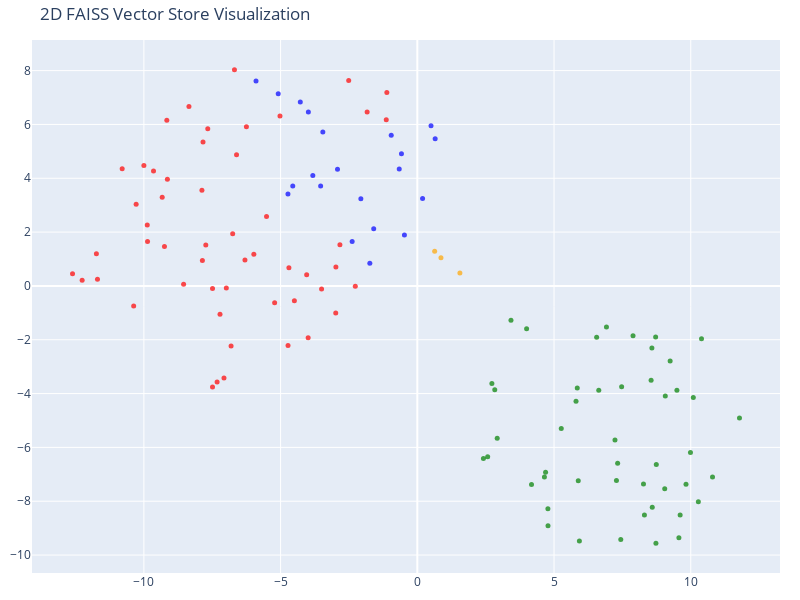

Notebook cell for this chart:
### Code cell
tsne = TSNE(n_components=2, random_state=42)
reduced_vectors = tsne.fit_transform(vectors)

fig = go.Figure(data = [go.Scatter(
    x = reduced_vectors[:,0],
    y = reduced_vectors[:,1],
    mode = 'markers',
    marker = dict(size = 5, color = colors, opacity = 0.7),
    text=[f"Type: {t}<br>Text: {d[:100]}..." for t, d in zip(doc_types, documents)],
    hoverinfo='text'
)
]
)

fig.update_layout(
    title='2D FAISS Vector Store Visualization',
    scene=dict(xaxis_title='x',yaxis_title='y'),
    width=800,
    height=600,
    margin=dict(r=20, b=10, l=10, t=40)
)

fig.show()

### Figure 1 — Plotly figure (JSON) as saved in the notebook; plotly's stock layout.template omitted (floating-point values rounded to 4 significant figures)
{"data": [{"hoverinfo": "text", "marker": {"color": ["orange", "orange", "orange", "red", "red", "red", "red", "red", "red", "red", "red", "red", "red", "red", "red", "red", "red", "red", "red", "red", "red", "red", "red", "red", "red", "red", "red", "red", "red", "red", "red", "red", "red", "red", "red", "red", "red", "red", "red", "red", "red", "red", "red", "red", "red", "red", "red", "red", "red", "red", "red", "red", "red", "red", "red", "green", "green", "green", "green", "green", "green", "green", "green", "green", "green", "green", "green", "green", "green", "green", "green", "green", "green", "green", "green", "green", "green", "green", "green", "green", "green", "green", "green", "green", "green", "green", "green", "green", "green", "green", "green", "green", "green", "green", "green", "green", "green", "green", "green", "green", "green", "green", "blue", "blue", "blue", "blue", "blue", "blue", "blue", "blue", "blue", "blue", "blue", "blue", "blue", "blue", "blue", "blue", "blue", "blue", "blue", "blue", "blue"], "opacity": 0.7, "size": 5}, "mode": "markers", "text": ["Type: company<br>Text: # About Insurellm\n\nInsurellm was founded by Avery Lancaster in 2015 as an insurance tech startup des...", "Type: company<br>Text: # Careers at Insurellm\n\nInsurellm is hiring! We are looking for talented software engineers, data sc...", "Type: company<br>Text: # Overview of Insurellm\n\nInsurellm is an innovative insurance tech firm with 200 employees across th...", "Type: contracts<br>Text: # Contract with Apex Reinsurance for Rellm: AI-Powered Enterprise Reinsurance Solution\n\n## Terms\n\n1....", "Type: contracts<br>Text: ## Renewal\n\n1. **Automatic Renewal**: This Agreement will automatically renew for successive one-yea...", "Type: contracts<br>Text: 2. **Seamless Integrations**: The architecture of Rellm allows for easy integration with existing sy...", "Type: contracts<br>Text: 1. **Technical Support**: Provider shall offer dedicated technical support to the Client via phone, ...", "Type: contracts<br>Text: **Insurellm, Inc.**  \n_____________________________  \nAuthorized Signature   \nDate: ________________...", "Type: contracts<br>Text: # Contract with Belvedere Insurance for Markellm\n\n## Terms\nThis Contract (\"Agreement\") is made and e...", "Type: contracts<br>Text: ## Renewal\n1. **Renewal Terms**: This Agreement may be renewed for additional one-year terms upon mu...", "Type: contracts<br>Text: ## Features\n1. **AI-Powered Matching**: Belvedere Insurance will benefit from Markellm's AI-powered ...", "Type: contracts<br>Text: ## Support\n1. **Technical Support**: Technical support will be available from 9 AM to 7 PM EST, Mond...", "Type: contracts<br>Text: **Belvedere Insurance**  \nSignature: ______________________  \nName: [Authorized Signatory]  \nTitle: ...", "Type: contracts<br>Text: # Contract with BrightWay Solutions for Markellm\n\n**Contract Date:** October 5, 2023  \n**Contract ID...", "Type: contracts<br>Text: 3. **Service Level Agreement (SLA):**  \n   Insurellm commits to a 99.9% uptime for the platform with...", "Type: contracts<br>Text: 2. **Real-Time Quote Availability:**  \n   Consumers sourced via BrightWay Solutions will receive rea...", "Type: contracts<br>Text: 3. **Training and Onboarding:**  \n   Insurellm agrees to provide one free training session on how to...", "Type: contracts<br>Text: # Contract with EverGuard Insurance for Rellm: AI-Powered Enterprise Reinsurance Solution\n\n**Contrac...", "Type: contracts<br>Text: 4. **Usage Rights**: EverGuard Insurance is granted a non-exclusive, non-transferable license to acc...", "Type: contracts<br>Text: 1. **Core Functionality**: Rellm provides EverGuard Insurance with advanced AI-driven analytics, sea...", "Type: contracts<br>Text: 1. **Customer Support**: Insurellm will provide EverGuard Insurance with 24/7 customer support, incl...", "Type: contracts<br>Text: ---\n\n**Signatures**  \n**For Insurellm**: __________________________  \n**Name**: John Smith  \n**Title...", "Type: contracts<br>Text: # Contract with GreenField Holdings for Markellm\n\n**Effective Date:** November 15, 2023  \n**Contract...", "Type: contracts<br>Text: ## Renewal\n1. **Automatic Renewal**: This contract will automatically renew for sequential one-year ...", "Type: contracts<br>Text: ## Features\n1. **AI-Powered Matching**: Access to advanced algorithms that connect GreenField Holdin...", "Type: contracts<br>Text: ## Support\n1. **Customer Support Access**: The Client will have access to dedicated support through ...", "Type: contracts<br>Text: **Signatures:**  \n_________________________                           _________________________  \n**...", "Type: contracts<br>Text: # Contract with Greenstone Insurance for Homellm\n\n---\n\n## Terms\n\n1. **Parties**: This Contract (\"Agr...", "Type: contracts<br>Text: 4. **Payment Terms**: \n   - The Customer shall pay an amount of $10,000 per month for the Standard T...", "Type: contracts<br>Text: ---\n\n## Features\n\n- **AI-Powered Risk Assessment**: Customer will have access to enhanced risk evalu...", "Type: contracts<br>Text: - **Customer Portal**: A dedicated portal will be provided, allowing the Customer's clients to manag...", "Type: contracts<br>Text: ______________________________  \n[Name], [Title]  \nDate: ______________________\n\n**For Greenstone In...", "Type: contracts<br>Text: # Contract with GreenValley Insurance for Homellm\n\n**Contract Date:** October 6, 2023  \n**Contract N...", "Type: contracts<br>Text: 4. **Confidentiality:** Both parties agree to maintain the confidentiality of proprietary informatio...", "Type: contracts<br>Text: 1. **AI-Powered Risk Assessment:** Access to advanced AI algorithms for real-time risk evaluations.\n...", "Type: contracts<br>Text: 3. **Regular Updates:** Insurellm will offer ongoing updates and enhancements to the Homellm platfor...", "Type: contracts<br>Text: # Contract with Pinnacle Insurance Co. for Homellm\n\n## Terms\nThis contract (\"Contract\") is entered i...", "Type: contracts<br>Text: ## Renewal\n1. **Renewal Terms**: At the end of the initial term, this Contract shall automatically r...", "Type: contracts<br>Text: ## Features\n1. **AI-Powered Risk Assessment**: Utilized for tailored underwriting decisions specific...", "Type: contracts<br>Text: ## Support\n1. **Technical Support**: Insurellm shall provide 24/7 technical support via an email and...", "Type: contracts<br>Text: # Contract with Roadway Insurance Inc. for Carllm\n\n---\n\n## Terms\n\n1. **Agreement Effective Date**: T...", "Type: contracts<br>Text: ---\n\n## Renewal\n\n1. **Automatic Renewal**: This agreement will automatically renew for an additional...", "Type: contracts<br>Text: ---\n\n## Features\n\n1. **Access to Core Features**: Roadway Insurance Inc. will have access to all Pro...", "Type: contracts<br>Text: ---\n\n## Support\n\n1. **Technical Support**: Roadway Insurance Inc. will receive priority technical su...", "Type: contracts<br>Text: # Contract with Stellar Insurance Co. for Rellm\n\n## Terms\nThis contract is made between **Insurellm*...", "Type: contracts<br>Text: ### Termination\nEither party may terminate this agreement with a **30-day written notice**. In the e...", "Type: contracts<br>Text: ## Features\nStellar Insurance Co. will receive access to the following features of the Rellm product...", "Type: contracts<br>Text: ## Support\nInsurellm provides Stellar Insurance Co. with the following support services:\n\n- **24/7 T...", "Type: contracts<br>Text: # Contract with TechDrive Insurance for Carllm\n\n**Contract Date:** October 1, 2024  \n**Contract Dura...", "Type: contracts<br>Text: ## Renewal\n\n1. **Automatic Renewal**: This contract shall automatically renew for additional one-yea...", "Type: contracts<br>Text: ## Support\n\n1. **Customer Support**: Insurellm will provide 24/7 customer support to TechDrive Insur...", "Type: contracts<br>Text: **TechDrive Insurance Representative:**  \nName: Sarah Johnson  \nTitle: Operations Director  \nDate: _...", "Type: contracts<br>Text: # Contract with Velocity Auto Solutions for Carllm\n\n**Contract Date:** October 1, 2023  \n**Contract ...", "Type: contracts<br>Text: ## Renewal\n\n1. **Automatic Renewal**: This contract will automatically renew for successive 12-month...", "Type: contracts<br>Text: ## Support\n\n1. **Customer Support**: Velocity Auto Solutions will have access to Insurellm’s custome...", "Type: employees<br>Text: # HR Record\n\n# Alex Chen\n\n## Summary\n- **Date of Birth:** March 15, 1990  \n- **Job Title:** Backend ...", "Type: employees<br>Text: ## Annual Performance History\n- **2020:**  \n  - Completed onboarding successfully.  \n  - Met expecta...", "Type: employees<br>Text: ## Compensation History\n- **2020:** Base Salary: $80,000  \n- **2021:** Base Salary Increase to $90,0...", "Type: employees<br>Text: Alex Chen continues to be a vital asset at Insurellm, contributing significantly to innovative backe...", "Type: employees<br>Text: # HR Record\n\n# Alex Harper\n\n## Summary\n- **Date of Birth**: March 15, 1993  \n- **Job Title**: Sales ...", "Type: employees<br>Text: ## Annual Performance History  \n- **2021**:  \n  - **Performance Rating**: 4.5/5  \n  - **Key Achievem...", "Type: employees<br>Text: - **2022**:  \n  - **Base Salary**: $65,000 (Promotion to Senior SDR)  \n  - **Bonus**: $13,000 (20% o...", "Type: employees<br>Text: # HR Record\n\n# Alex Thomson\n\n## Summary\n- **Date of Birth:** March 15, 1995  \n- **Job Title:** Sales...", "Type: employees<br>Text: ## Annual Performance History  \n- **2022** - Rated as \"Exceeds Expectations.\" Alex Thomson achieved ...", "Type: employees<br>Text: ## Other HR Notes\n- Alex Thomson is an active member of the Diversity and Inclusion committee at Ins...", "Type: employees<br>Text: # Avery Lancaster\n\n## Summary\n- **Date of Birth**: March 15, 1985  \n- **Job Title**: Co-Founder & Ch...", "Type: employees<br>Text: - **2010 - 2013**: Business Analyst at Edge Analytics  \n  Prior to joining Innovate, Avery worked as...", "Type: employees<br>Text: - **2018**: **Exceeds Expectations**  \n  Under Avery’s pivoted vision, Insurellm launched two new su...", "Type: employees<br>Text: - **2022**: **Satisfactory**  \n  Avery focused on rebuilding team dynamics and addressing employee c...", "Type: employees<br>Text: ## Compensation History\n- **2015**: $150,000 base salary + Significant equity stake  \n- **2016**: $1...", "Type: employees<br>Text: ## Other HR Notes\n- **Professional Development**: Avery has actively participated in leadership trai...", "Type: employees<br>Text: # HR Record\n\n# Emily Carter\n\n## Summary\n- **Date of Birth:** August 12, 1990  \n- **Job Title:** Acco...", "Type: employees<br>Text: - **2017-2019:** Marketing Intern  \n  - Assisted with market research and campaign development for s...", "Type: employees<br>Text: ## Compensation History\n| Year | Base Salary | Bonus         | Total Compensation |\n|------|--------...", "Type: employees<br>Text: Emily Carter exemplifies the kind of talent that drives Insurellm's success and is an invaluable ass...", "Type: employees<br>Text: # HR Record\n\n# Emily Tran\n\n## Summary\n- **Date of Birth:** March 18, 1991  \n- **Job Title:** Digital...", "Type: employees<br>Text: - **January 2017 - May 2018**: Marketing Intern  \n  - Supported the Marketing team by collaborating ...", "Type: employees<br>Text: - **2021**:  \n  - Performance Rating: Meets Expectations  \n  - Key Achievements: Contributed to the ...", "Type: employees<br>Text: - **Professional Development Goals**:  \n  - Emily Tran aims to become a Marketing Manager within the...", "Type: employees<br>Text: # HR Record\n\n# Jordan Blake\n\n## Summary\n- **Date of Birth:** March 15, 1993  \n- **Job Title:** Sales...", "Type: employees<br>Text: ## Annual Performance History\n- **2021:** First year at Insurellm; achieved 90% of monthly targets. ...", "Type: employees<br>Text: ## Other HR Notes\n- Jordan has shown an interest in continuing education, actively participating in ...", "Type: employees<br>Text: # HR Record\n\n# Jordan K. Bishop\n\n## Summary\n- **Date of Birth:** March 15, 1990\n- **Job Title:** Fro...", "Type: employees<br>Text: ## Annual Performance History\n- **2019:** Exceeds Expectations - Continuously delivered high-quality...", "Type: employees<br>Text: ## Compensation History\n- **June 2018:** Starting Salary - $85,000\n- **June 2019:** Salary Increase ...", "Type: employees<br>Text: ## Other HR Notes\n- Jordan K. Bishop has been an integral part of club initiatives, including the In...", "Type: employees<br>Text: # HR Record\n\n# Maxine Thompson\n\n## Summary\n- **Date of Birth:** January 15, 1991  \n- **Job Title:** ...", "Type: employees<br>Text: ## Insurellm Career Progression\n- **January 2017 - October 2018**: **Junior Data Engineer**  \n  * Ma...", "Type: employees<br>Text: ## Annual Performance History\n- **2017**: *Meets Expectations*  \n  Maxine showed potential in her ro...", "Type: employees<br>Text: - **2021**: *Exceeds Expectations*  \n  Maxine spearheaded the transition to a new data warehousing s...", "Type: employees<br>Text: ## Compensation History\n- **2017**: $70,000 (Junior Data Engineer)  \n- **2018**: $75,000 (Junior Dat...", "Type: employees<br>Text: # HR Record\n\n# Oliver Spencer\n\n## Summary\n- **Date of Birth**: May 14, 1990  \n- **Job Title**: Backe...", "Type: employees<br>Text: ## Annual Performance History\n- **2018**: **3/5** - Adaptable team player but still learning to take...", "Type: employees<br>Text: ## Compensation History\n- **March 2018**: Initial salary of $80,000.\n- **July 2019**: Salary increas...", "Type: employees<br>Text: # Samantha Greene\n\n## Summary\n- **Date of Birth:** October 14, 1990\n- **Job Title:** HR Generalist\n-...", "Type: employees<br>Text: ## Annual Performance History\n- **2020:** Exceeds Expectations  \n  Samantha Greene demonstrated exce...", "Type: employees<br>Text: ## Compensation History\n- **2020:** Base Salary - $55,000  \n  The entry-level salary matched industr...", "Type: employees<br>Text: - **2023:** Base Salary - $70,000  \n  Recognized for substantial improvement in employee relations m...", "Type: employees<br>Text: # HR Record\n\n# Samuel Trenton\n\n## Summary\n- **Date of Birth:** April 12, 1989  \n- **Job Title:** Sen...", "Type: employees<br>Text: ## Annual Performance History\n- **2023:** Rating: 4.5/5  \n  *Samuel exceeded expectations, successfu...", "Type: employees<br>Text: ## Compensation History\n- **2023:** Base Salary: $115,000 + Bonus: $15,000  \n  *Annual bonus based o...", "Type: employees<br>Text: - **Engagement in Company Culture:** Regularly participates in team-building events and contributes ...", "Type: products<br>Text: # Product Summary\n\n# Carllm\n\n## Summary\n\nCarllm is an innovative auto insurance product developed by...", "Type: products<br>Text: - **Instant Quoting**: With Carllm, insurance companies can offer near-instant quotes to customers, ...", "Type: products<br>Text: - **Mobile Integration**: Carllm is designed to work seamlessly with mobile applications, providing ...", "Type: products<br>Text: - **Professional Tier**: $2,500/month\n  - For medium-sized companies.\n  - All Basic Tier features pl...", "Type: products<br>Text: ### Q2 2025: Customer Experience Improvements\n- Launch of a new **mobile app** for end-users.\n- Intr...", "Type: products<br>Text: # Product Summary\n\n# Homellm\n\n## Summary\nHomellm is an innovative home insurance product developed b...", "Type: products<br>Text: ### 2. Dynamic Pricing Model\nWith Homellm's innovative dynamic pricing model, insurance providers ca...", "Type: products<br>Text: ### 5. Multi-Channel Integration\nHomellm seamlessly integrates into existing insurance platforms, pr...", "Type: products<br>Text: - **Basic Tier:** Starting at $5,000/month for small insurers with basic integration features.\n- **S...", "Type: products<br>Text: All tiers include a comprehensive training program and ongoing updates to ensure optimal performance...", "Type: products<br>Text: With Homellm, Insurellm is committed to transforming the landscape of home insurance, ensuring both ...", "Type: products<br>Text: # Product Summary\n\n# Markellm\n\n## Summary\n\nMarkellm is an innovative two-sided marketplace designed ...", "Type: products<br>Text: - **User-Friendly Interface**: Designed with user experience in mind, Markellm features an intuitive...", "Type: products<br>Text: - **Customer Support**: Our dedicated support team is always available to assist both consumers and ...", "Type: products<br>Text: ### For Insurance Companies:\n- **Basic Listing Fee**: $199/month for a featured listing on the platf...", "Type: products<br>Text: ### Q3 2025\n- Initiate a comprehensive marketing campaign targeting both consumers and insurers to i...", "Type: products<br>Text: # Product Summary\n\n# Rellm: AI-Powered Enterprise Reinsurance Solution\n\n## Summary\n\nRellm is an inno...", "Type: products<br>Text: ### Seamless Integrations\nRellm's architecture is designed for effortless integration with existing ...", "Type: products<br>Text: ### Regulatory Compliance Tools\nRellm includes built-in compliance tracking features to help organiz...", "Type: products<br>Text: Join the growing number of organizations leveraging Rellm to enhance their reinsurance processes whi...", "Type: products<br>Text: Experience the future of reinsurance with Rellm, where innovation meets reliability. Let Insurellm h..."], "type": "scatter", "x": [0.8644, 1.556, 0.6339, -5.218, -4.696, -2.831, -9.248, -11.7, -8.352, -7.49, -5.023, -9.867, -11.74, -7.663, -6.611, -6.25, -7.838, -4.496, -4.047, -2.978, -3.501, -10.37, -9.161, -7.071, -2.51, -6.688, -12.26, -10.0, -7.877, -1.136, -10.28, -12.61, -9.648, -9.14, -1.835, -9.33, -10.79, -7.322, -1.115, -9.876, -7.216, -6.811, -5.515, -6.753, -3.993, -4.729, -2.269, -2.984, -7.49, -6.304, -7.86, -8.548, -6.985, -5.979, -7.736, 8.578, 4.649, 8.592, 3.425, 9.069, 9.826, 9.989, 9.493, 10.8, 10.09, 2.727, 2.921, 2.573, 2.418, 9.566, 2.832, 7.472, 5.264, 8.27, 3.997, 6.636, 5.804, 8.74, 5.849, 8.55, 9.048, 6.558, 7.889, 4.176, 8.726, 6.917, 10.39, 5.927, 4.775, 4.779, 7.44, 8.716, 4.691, 8.305, 7.229, 5.885, 7.282, 7.326, 9.246, 10.28, 9.611, 11.78, -3.536, -3.822, -4.555, -4.731, -2.919, -0.6612, -0.9538, -0.5801, 0.5007, 0.6523, 0.1917, -3.985, -4.279, -5.087, -5.899, -3.456, -1.595, -2.383, -1.737, -2.065, -0.4717], "y": [1.049, 0.4795, 1.29, -0.6258, 0.6773, 1.534, 1.46, 0.2488, 6.662, -3.76, 6.314, 1.654, 1.195, 5.84, 4.87, 5.913, 5.349, -0.5468, 0.4153, 0.7005, -0.1152, -0.7452, 6.157, -3.417, 7.629, 8.031, 0.2059, 4.474, 3.552, 6.177, 3.036, 0.4494, 4.27, 3.961, 6.458, 3.292, 4.357, -3.569, 7.182, 2.265, -1.057, -2.232, 2.576, 1.936, -1.927, -2.217, -0.008467, -1.004, -0.09422, 0.9645, 0.9408, 0.06204, -0.07443, 1.172, 1.517, -2.307, -7.102, -8.221, -1.274, -4.093, -7.37, -6.189, -3.88, -7.102, -4.145, -3.622, -5.657, -6.347, -6.41, -9.357, -3.855, -3.743, -5.296, -7.36, -1.588, -3.872, -4.288, -6.64, -3.789, -3.507, -7.533, -1.91, -1.855, -7.381, -9.561, -1.528, -1.963, -9.482, -8.275, -8.912, -9.421, -1.899, -6.923, -8.508, -5.722, -7.235, -7.231, -6.594, -2.793, -8.019, -8.511, -4.91, 3.712, 4.101, 3.714, 3.419, 4.334, 4.34, 5.596, 4.913, 5.95, 5.472, 3.249, 6.465, 6.832, 7.144, 7.617, 5.72, 2.123, 1.648, 0.8383, 3.243, 1.89]}], "layout": {"height": 600, "margin": {"b": 10, "l": 10, "r": 20, "t": 40}, "scene": {"xaxis": {"title": {"text": "x"}}, "yaxis": {"title": {"text": "y"}}}, "title": {"text": "2D FAISS Vector Store Visualization"}, "width": 800}}
